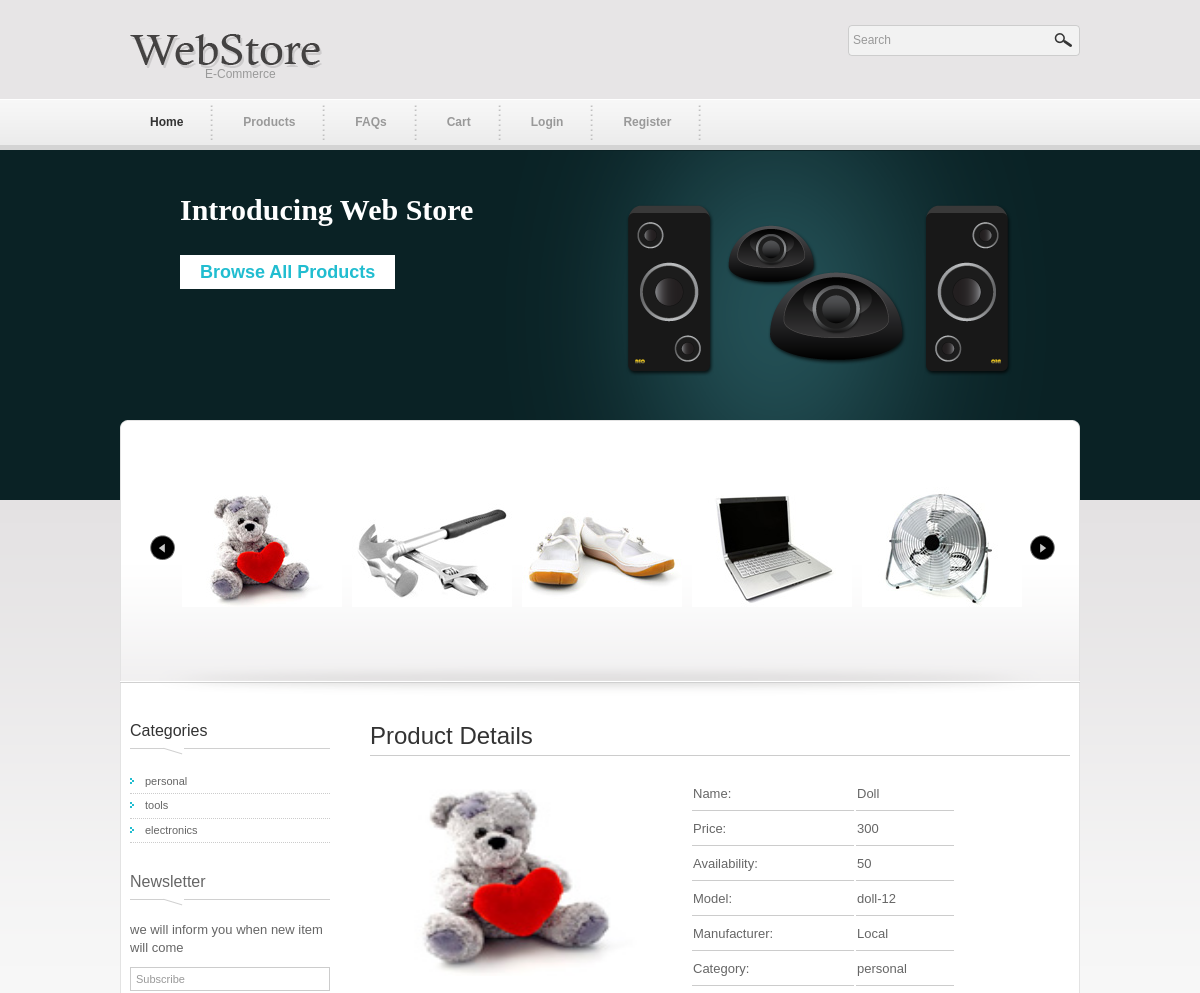
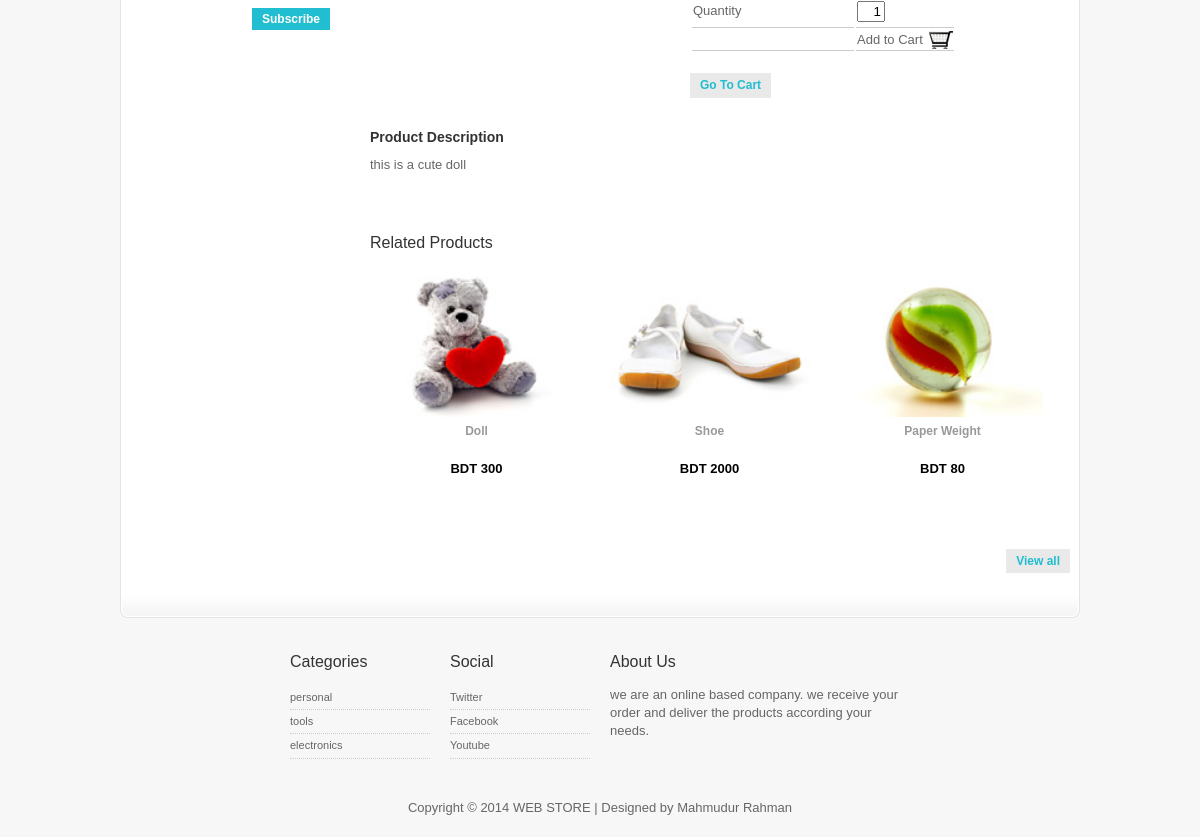
/productdetail.php?product_id=1, run on the app's committed database (2 pictures, top to bottom).
### tables this page shows
CREATE TABLE IF NOT EXISTS `products` (
  `product_id` int(11) NOT NULL AUTO_INCREMENT,
  `product_name` varchar(100) DEFAULT NULL,
  `description` varchar(2000) DEFAULT NULL,
  `price` int(11) DEFAULT NULL,
  `availability` int(11) DEFAULT NULL,
  `model` varchar(50) DEFAULT NULL,
  `manufacturer` varchar(50) DEFAULT NULL,
  `category` varchar(50) DEFAULT NULL,
  `image_link` varchar(200) DEFAULT NULL,
  `sell` int(11) DEFAULT NULL,
  `view` int(11) DEFAULT NULL,
  `featured` varchar(10) DEFAULT NULL,
  PRIMARY KEY (`product_id`)
);

CREATE TABLE IF NOT EXISTS `category` (
  `id` int(11) NOT NULL AUTO_INCREMENT,
  `category` varchar(50) DEFAULT NULL,
  PRIMARY KEY (`id`)
);

### productdetail.php (the view, shortened to what this page needs)
<?php
include 'header.php';
if(isset($_GET['product_id'])){
	$sql = "SELECT * FROM products WHERE product_id=".$_GET['product_id'];
	$result = mysql_query($sql);
	$row = mysql_fetch_array($result);
}else{
	header('Location:index.php');
	die();
}
?>
        <div id="content">
        	<h2>Product Details</h2>
            <div class="col col_13">
        	<a  rel="lightbox[portfolio]" href="<?php echo $row['image_link']; ?>"title=""><img width="300" height="200" src="<?php echo $row['image_link']; ?>" alt="<?php echo $row['product_name'] ?>" /></a>
            </div>
            <div class="col col_13 no_margin_right">
                <table>
					<tr>
                        <td height="30" width="160">Name:</td>
                        <td><?php echo $row['product_name'] ?></td>
                    </tr>
                    <tr>
                        <td height="30" width="160">Price:</td>
                        <td><?php echo $row['price'] ?></td>
                    </tr>
                    <tr>
                        <td height="30">Availability:</td>
                        <td><?php echo $row['availability'] ?></td>
                    </tr>
                    <tr>
                        <td height="30">Model:</td>
                        <td><?php echo $row['model'] ?></td>
                    </tr>
                    <tr>
                        <td height="30">Manufacturer:</td>
                        <td><?php echo $row['manufacturer'] ?></td>
                    </tr>
					<tr>
                        <td height="30" width="160">Category:</td>
                        <td><?php echo $row['category'] ?></td>
                    </tr>
                    <tr><td height="30">Quantity</td><td><input type="text" id="quantity" value="1" style="width: 20px; text-align: right" onKeyUp="check_quantity(this.value,'<?php echo $_GET['product_id'] ?>');" /></td></tr>
					<tr id="response">
						<td></td>
						<?php
							if(!is_added_to_cart($_GET['product_id'])){
						?>
						<td><a style="cursor:pointer" id="<?php echo $_GET['product_id']; ?>" class="add_to_cart" onClick="addtocart(this.id);">Add to Cart</a></td>
						<?php }else{ ?>
						<td><a style="cursor:pointer" id="<?php echo $_GET['product_id']; ?>" class="add_to_cart">Added to Cart</a></td>
						<?php } ?>
					</tr>
					</table>
					<div class="cleaner h20"></div>
				<div class="checkout"><a href="shoppingcart.php" class="more">Go To Cart</a></div>
			</div>
            <div class="cleaner h30"></div>
            <h5><strong>Product Description</strong></h5>
            <p><?php echo $row['description'] ?></p>
            <div class="cleaner h50"></div>
            <h4>Related Products</h4>
			<?php
				$cat = $row['category'];
				$query = "SELECT * FROM products WHERE category='$cat' LIMIT 0,3";
				$res = mysql_query($query);
				while($rows = mysql_fetch_array($res)){
			?>
        	<div class="col col_14 product_gallery">
				<?php echo '<a href="productdetail.php?product_id='.$rows['product_id'].'">'; ?>
				<img width="200" height="150" src="<?php echo $rows['image_link'] ?>" alt="<?php echo $rows['product_name'] ?>" /></a>
                <h3><?php echo $rows['product_name'] ?></h3>
                <p class="product_price">BDT <?php echo $rows['price'] ?></p>
            </div>
			<?php } ?>
            <a href="products.php?category=<?php echo $cat; ?>" class="more float_r">View all</a>
        </div>
 <?php include 'footer.php';  ?>

### header.php (shortened to what this page needs)
<!DOCTYPE html PUBLIC "-//W3C//DTD XHTML 1.0 Transitional//EN" "http://www.w3.org/TR/xhtml1/DTD/xhtml1-transitional.dtd">
<html xmlns="http://www.w3.org/1999/xhtml">
<head>
<link rel="stylesheet" type="text/css" href="css/styles.css" />
<link href="css/templatemo_style.css" rel="stylesheet" type="text/css" />
<link rel="stylesheet" type="text/css" href="css/ddsmoothmenu.css" />
</head>
<body id="home">
<div id="templatemo_wrapper">
	<div id="templatemo_header">
    	<div id="site_title"><h1><a href="">E-Commerce</a></h1></div>
        <div id="header_right">
            <div id="templatemo_search">
                <form action="products.php" method="get">
                  <input type="text" value="Search" name="search" id="keyword" title="keyword" onfocus="clearText(this)" onblur="clearText(this)" class="txt_field" />
                  <input type="submit" value="" alt="Search" id="searchbutton" title="Search" class="sub_btn"  />
                </form>
            </div>
         </div>
    </div>
    <div id="templatemo_menu" class="ddsmoothmenu">
        <ul>
            <li><a href="index.php" class="selected">Home</a></li>
            <li><a href="products.php">Products</a>
            </li>
            <li><a href="faqs.php">FAQs</a></li>
            <li><a href="shoppingcart.php">Cart</a></li>
            <?php
				if(isset($_SESSION['user_id'])){
			?>
			<li><a href="#">Account</a>
				<ul>
					<li><a href="">hi, <?php
							echo username_from_user_id($_SESSION['user_id']);
					?>
					</a></li>
					<?php
						if(is_admin($_SESSION['user_id'])){
							echo '<li><a href="addproduct.php">Add new product</a></li>';
							echo '<li><a href="order.php">View Order</a></li>';
						}
					?>
					<li><a href="user_order.php">My Order</a></li>
					<li><a href="logout.php">Logout</a></li>
				</ul>
			</li>
			<?php }else{ ?>
				<li><a href="login.php">Login</a></li>
				<li><a href="register.php">Register</a></li>
			<?php  }
			?>
        </ul>
        <br style="clear: left" />
    </div>
    <div id="templatemo_middle">
    	<img src="images/templatemo_image_01.png" alt="Image 01" />
    	<h1>Introducing Web Store</h1>
        <a href="products.php" class="buy_now">Browse All Products</a>
    </div>
    <div id="templatemo_main_top"></div>
    <div id="templatemo_main">
    	<div id="product_slider">
    		<div id="SlideItMoo_outer">
                <div id="SlideItMoo_inner">
                    <div id="SlideItMoo_items">
						<?php
							$sql = "SELECT * FROM products WHERE featured='yes'";
							$res = mysql_query($sql);
							while($row = mysql_fetch_array($res)){ ?>
								<div class="SlideItMoo_element">
									<a  href="productdetail.php?product_id=<?php echo $row['product_id'] ?>">
									<img width="160" height="120" src="<?php echo $row['image_link'] ?>" alt="<?php  echo $row['product_name']  ?>" /></a>
								</div>
							<?php }
						?>
                    </div>
                </div>
            </div>
        </div>
        <div id="sidebar">
            <h3>Categories</h3>
            <ul class="sidebar_menu">
					<?php
						$sql = "SELECT * FROM category";
						$result = mysql_query($sql);
						while($row = mysql_fetch_array($result)){
							echo '<li><a href="products.php?category='.$row['category'].'">'.$row['category'].'</a></li>';
						}
					?>
			</ul>
            <h3><a class="sidebar_title" href="" title=""  target="_blank">Newsletter</a></h3>
            <p>we will inform you when new item will come</p>
            <div id="newsletter">
                <form action="#" method="get">
                  <input type="text" value="Subscribe" name="email_newsletter" id="email_newsletter" title="email_newsletter" onfocus="clearText(this)" onblur="clearText(this)" class="txt_field" />
                  <input type="submit" name="subscribe" value="Subscribe" alt="Subscribe" id="subscribebtn" title="Subscribe" class="subscribebtn"  />
                </form>
            </div>
        </div>

### footer.php (shortened to what this page needs)
    </div>
    <div id="templatemo_footer">
		<div class="col col_16"><pre> </pre></div>
    	<div class="col col_16">
        	<h4>Categories</h4>
            <ul class="footer_menu">
					<?php
						$sql = "SELECT * FROM category LIMIT 0,3";
						$result = mysql_query($sql);
						while($row = mysql_fetch_array($result)){
							$cat = $row['category'];
							echo '<li><a href="products.php?category='.$cat.'">'.$cat.'</a></li>';
						}
					?>
		  </ul>
        </div>
        <div class="col col_16">
        	<h4>Social</h4>
            <ul class="footer_menu">
            	<li><a href="#">Twitter</a></li>
                <li><a href="#">Facebook</a></li>
                <li><a href="#">Youtube</a></li>
		  </ul>
        </div>
        <div class="col col_13 no_margin_right">
        	<h4>About Us</h4>
            <p>we are an online based company. we receive your order and deliver the products according your needs.</p>
        </div>
        <div class="cleaner h40"></div>
		<center>
			Copyright &copy; 2014 WEB STORE | Designed by <a href="http://www.facebook.com/raju.rajuk">Mahmudur Rahman</a>
		</center>
    </div>
</div>
</body>
</html>

### css/styles.css (style rules this page uses)
#SlideItMoo_outer { overflow: hidden; width: 940px; height: 150px; margin: 0 auto; background: none; display:block; position:relative; padding: 0; }
#SlideItMoo_inner { position:relative ; overflow:hidden ; width: 940px ; margin:0px auto 0px; padding: 10px 0px 10px; }
#SlideItMoo_items { display:block; position:relative; }
#SlideItMoo_items div.SlideItMoo_element { display:block; position:relative; float:left; margin: 0px 5px 0px; font-size:11px; width: 160px; height: 120px; text-align:center; font-family: Verdana, Geneva, sans-serif; color:#000000; }
#SlideItMoo_items a { padding:0px; margin:3px 0px 3px; clear:both; display:block; background:none; padding:2px; }
#SlideItMoo_items a img { border:none; }
#order_btn,.order_btn,#subscribebtn { background: none repeat scroll 0 0 #21BDD0; border: medium none; color: #FFFFFF; display: inline-block; font-size: 12px; font-weight: 700; padding: 4px 10px; cursor:pointer; }

### css/ddsmoothmenu.css (style rules this page uses)
.ddsmoothmenu ul { z-index:100; margin: 0; padding: 0; list-style-type: none; }
.ddsmoothmenu ul li { position: relative; display: inline; float: left; }
.ddsmoothmenu ul li a { display: block; padding: 0 30px; height: 45px; line-height: 45px; font-size: 12px; color: #999; text-decoration: none; font-weight: 700; outline: none; text-align: center; background: url(images/templatemo_menu_divider.png) right center no-repeat }
.ddsmoothmenu ul li a.selected, .ddsmoothmenu ul li a:hover { color: #333; }

### data on the page
products: image_link (picture), product_name "Doll", price "300", availability "50", model "doll-12", manufacturer "Local", category "personal", description "this is a cute doll"
products: image_link (picture)
products: image_link (picture), product_name "Shoe", price "2000"
products: image_link (picture)
products: image_link (picture)
category: category "personal"
category: category "tools"
category: category "electronics"
products: image_link (picture), product_name "Paper Weight", price "80"
